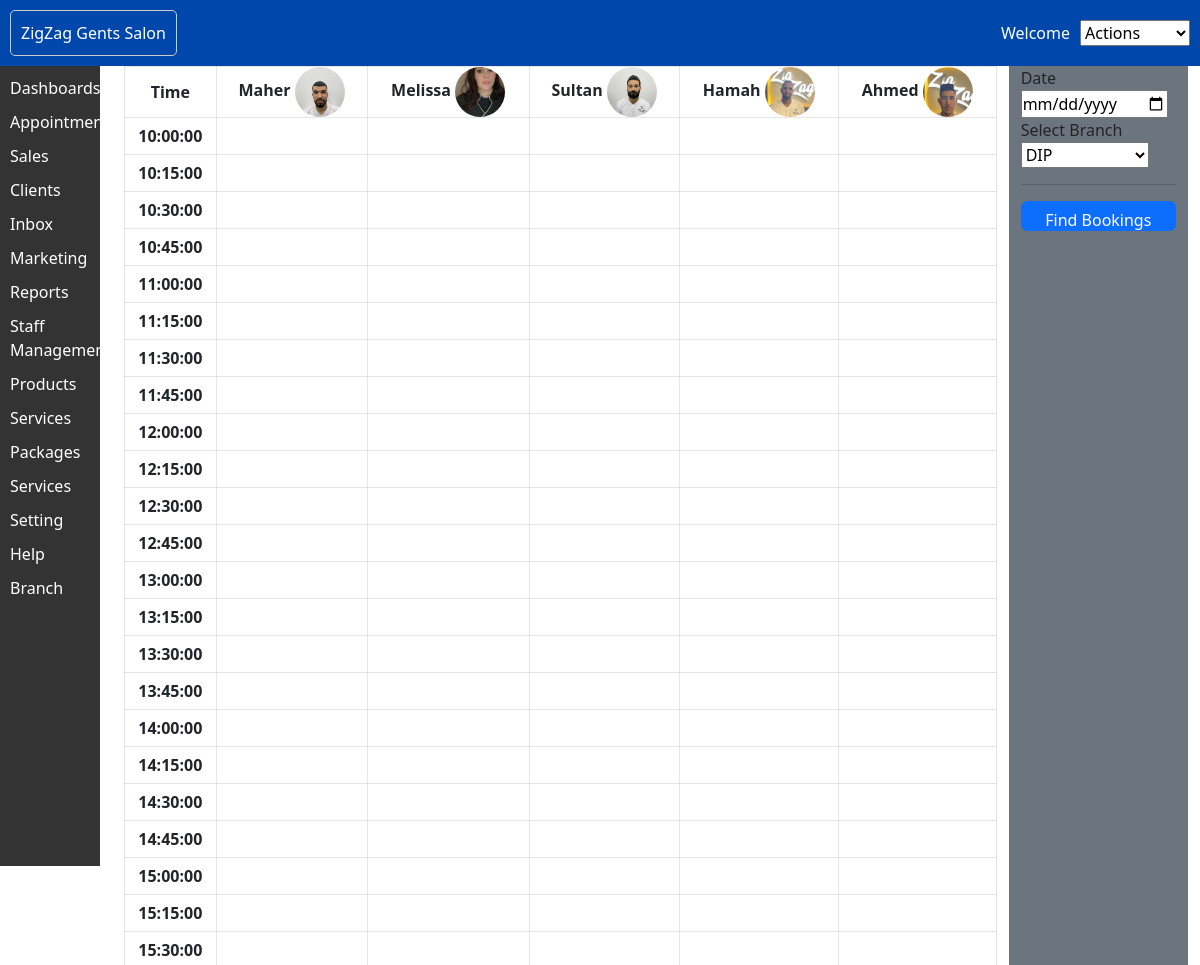
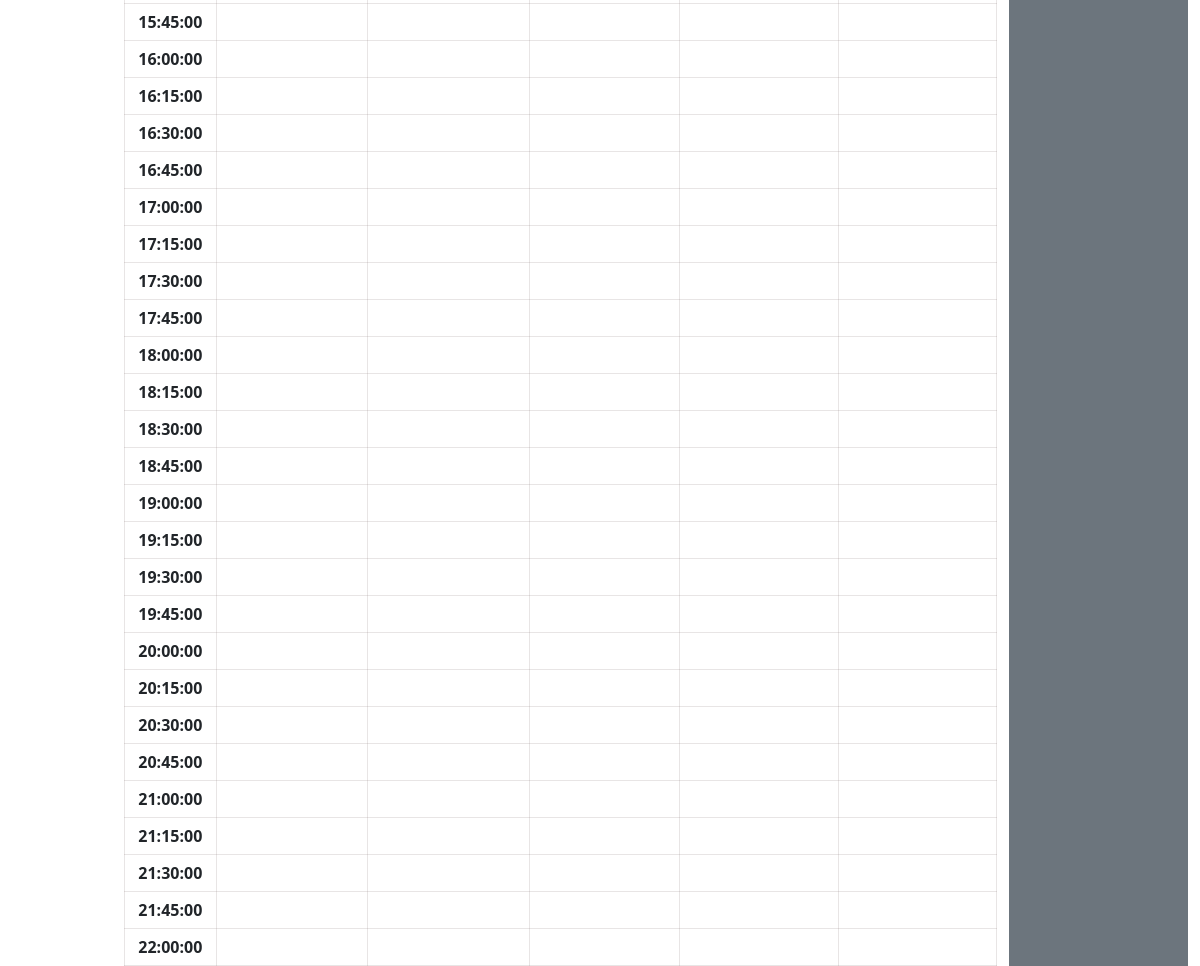
/salonmanager/appointment_booking, run on the app's committed database (2 pictures, top to bottom).
### salonmanager/models.py (models this page shows, shortened)
class StaffMember(models.Model):
    name = models.CharField(max_length=50)
    branches = models.ManyToManyField(Branch)
    image = models.ImageField(upload_to='images/', null=True)

### salonmanager/views.py (the view, shortened to what this page needs)
# urls.py: path('appointment_booking',views.appointment_booking,name='appointment_booking'),
def appointment_booking(request):
    time_slot_tf = timeslot_gen_tf('10:00 AM','10:00 PM')
    appointment_list=[]
    staff_members_list= StaffMember.objects.all()
    branches  = Branch.objects.all()
    if request.method =='POST':
        selected_date = request.POST.get('selected_date')
        selected_time = request.POST.get('selected_time')
        selected_staff = request.POST.get('selected_staff')
        selected_branch = request.POST.get('selected_branch')
        selected_services = request.POST.getlist('service-name')
        selected_customer = request.POST.get('customer')
        customer = get_object_or_404(Customer,id=  selected_customer)
        staff = get_object_or_404(StaffMember, name= selected_staff)
        branch = get_object_or_404(Branch,name = selected_branch)
        total_duration = timedelta()
        total_prices=[]
        services_list = []
        for services in selected_services:
            service_objs = Service.objects.get(name = services)
            duration = service_objs.duration
            total_prices.append(service_objs.price)
            total_duration = total_duration+duration
            services_list.append(service_objs)
        end_time = calculate_end_time(selected_time,total_duration)
        total_price = sum([Decimal(str(price.amount)) for price in total_prices])
        print(selected_time,end_time,total_price)
        appointment_details= Appointment.objects.create(
             customer=customer,
            staff_member=staff,
            start_time=selected_time,
            end_time=end_time,
            date=selected_date,
            total_price = total_price,
            status = 'booked',
            branch = branch,
        )
        appointment_details.services.set(services_list)
    else:
        if Appointment.objects.exists:
            today = date.today()
            appointment_list_today = Appointment.objects.filter(date=today)
        print(appointment_list)
    return render(request,'appointment_booking.html',{'time_slots':time_slot_tf,'staff_members':staff_members_list,'branches':branches,'appointment_details_list':appointment_list})

### salonmanager/models.py (called while the page is built)
    def __str__(self):
        return self.name

### salonmanager/utils.py (called while the page is built)
def timeslot_gen_tf(start, end):
    start_time = datetime.strptime(start, '%I:%M %p')
    end_time = datetime.strptime(end, '%I:%M %p')
    time_slots = []
    current_time = start_time
    while current_time <= end_time:
        time_slot = current_time.strftime('%H:%M:%S')
        time_slots.append(time_slot)
        current_time += timedelta(minutes=15)
    return time_slots

### salonmanager/templates/appointment_booking.html (shortened to what this page needs)
{% extends 'base.html' %}
{% load static %}
{% block content %}
<div class="container">
  <div class="row">
    <div class="col-md-10">
      <table id = 'appointment-table'>
        <thead>
          <tr>
            <th>Time</th>
            {% for staff_member in staff_members %}
            <th>{{ staff_member.name }} <img src = "{{staff_member.image.url}}" class='staff_image'> </th>
            {%endfor%}
          </tr>
        </thead>
        <tbody>
          {% for time_slot in time_slots %}
        <tr class="short ">
          <th>{{ time_slot }}</th>
          {% for staff_member in staff_members %}
            <td class="clickable ">
              <button class="tdButton " onclick="openPopup('{{ time_slot}}','{{ staff_member.name }}','{{staff_member.id}}')"></button>
            </td>
          {% endfor %}
        </tr>
      {% endfor %}
        </tbody>
      </table>
    </div>
    <div class="col-md-2 bg-secondary">
      <div class="calendar">
        <form action = "" method = 'POST'>
          <label> Date</label>
          <input type='date' >
          <label>Select Branch</label>
          <select name='branch'>
          {% for Branch in branches %}
          <option value="{{ Branch }}">{{ Branch.name }}</option>
          {% endfor %}
          </select>
          <hr>
          <button type='submit' class = 'btn btn-primary'>Find Bookings</button>
        </form>
      </div>
    </div>
  </div>
</div>
{% endblock %}

### salonmanager/templates/base.html (shortened to what this page needs)
<!DOCTYPE html>
<html>
<head>
    <link href="https://cdn.jsdelivr.net/npm/bootstrap@5.3.0/dist/css/bootstrap.min.css" rel="stylesheet">
</head>
<body>
    <header>
        <div class="header-content">
            <div class="salon-name">
                ZigZag Gents Salon
            </div>
            <div class="actions">
                Welcome {{ manager_name }}
                <select>
                    <option disabled selected>Actions</option>
                </select>
            </div>
        </div>
    </header>
    <div class="container-fluid">
        <div class="row">
          <div class="col-1 theme sidebar">
        <ul>
            <li><a href="#">Dashboards</a></li>
            <li><a href="{% url 'appointment_booking' %}">Appointments</a></li>
            <li><a href="#">Sales</a></li>
            <li><a href="#">Clients</a></li>
            <li><a href="#">Inbox</a></li>
            <li><a href="#">Marketing</a></li>
            <li><a href="#">Reports</a></li>
            <li><a href="#">Staff Management</a></li>
            <li><a href="#">Products</a></li>
            <li><a href="#">Services</a></li>
            <li><a href="#">Packages</a></li>
            <li><a href="#">Services</a></li>
            <li><a href="#">Setting</a></li>
            <li><a href="#">Help</a></li>
            <li><a href ='#'>Branch</a></li>
        </ul>
</div>
        <div class = "col-11  my-div">
        {% block content %}
        {% endblock %}
        </div>
</body>
</html>

### salonmanager/templates/base.html (style rules this page uses)
body,* { margin: 0; padding: 0; }
header { background-color: #f1f1f1; padding: 10px; margin: 0; background-color: #0047AB; color:white }
.header-content { display: flex; justify-content: space-between; align-items: center; }
.salon-name { padding: 10px; border: 1px solid #ccc; border-radius: 5px; }
.actions { display: flex; align-items: center; }
.actions select { margin-left: 10px; }
.sidebar { background-color: #333; color: #fff; margin:0; padding: 10px; height:100vh }
.sidebar ul { list-style-type: none; padding: 0; margin: 0; }
.sidebar li { margin-bottom: 10px; }
.sidebar a { text-decoration: none; color: #fff; }

### salonmanager/templates/appointment_booking.html (style rules this page uses)
.container,.row { height : 100vh; }
* { padding:0px; }
table, th,td { border: 0.5px solid rgb(141, 125, 125,0.2); border-collapse: collapse; text-align:center }
table { width: 100%; }
button { width: 100%; height: 30px; background-color:white; border:none; }
.staff_image { width: 50px; height: 50px; border-radius: 50%; object-fit: cover; }

### data on the page
StaffMember: name "Maher", image (picture)
StaffMember: name "Melissa", image (picture)
StaffMember: name "Sultan", image (picture)
StaffMember: name "Hamah", image (picture)
StaffMember: name "Ahmed", image (picture)

### other printed values
{{ time_slot }} "10:00:00" "10:15:00" "10:30:00" "10:45:00" "11:00:00" "11:15:00" "11:30:00" "11:45:00" "12:00:00" "12:15:00" "12:30:00" "12:45:00" "13:00:00" "13:15:00" "13:30:00" "13:45:00" "14:00:00" "14:15:00" "14:30:00" "14:45:00" "15:00:00" "15:15:00" "15:30:00" "15:45:00" "16:00:00" "16:15:00" "16:30:00" "16:45:00" "17:00:00" "17:15:00" "17:30:00" "17:45:00" "18:00:00" "18:15:00" "18:30:00" "18:45:00" "19:00:00" "19:15:00" "19:30:00" "19:45:00" "20:00:00" "20:15:00" "20:30:00" "20:45:00" "21:00:00" "21:15:00" "21:30:00" "21:45:00" "22:00:00"
form field branch "DIP"
